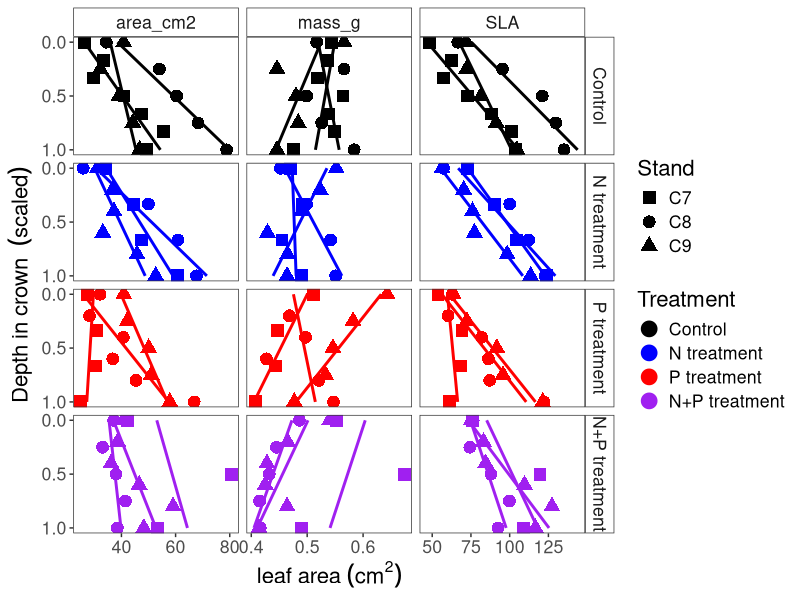
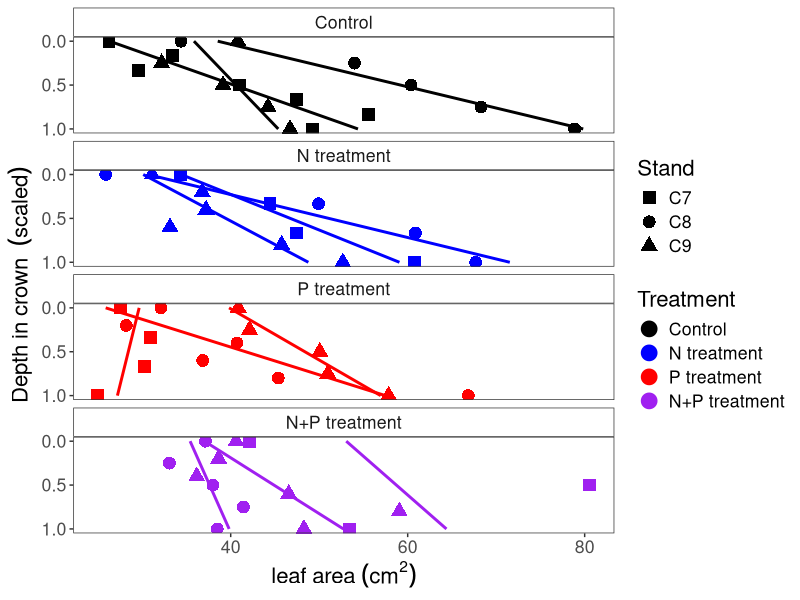
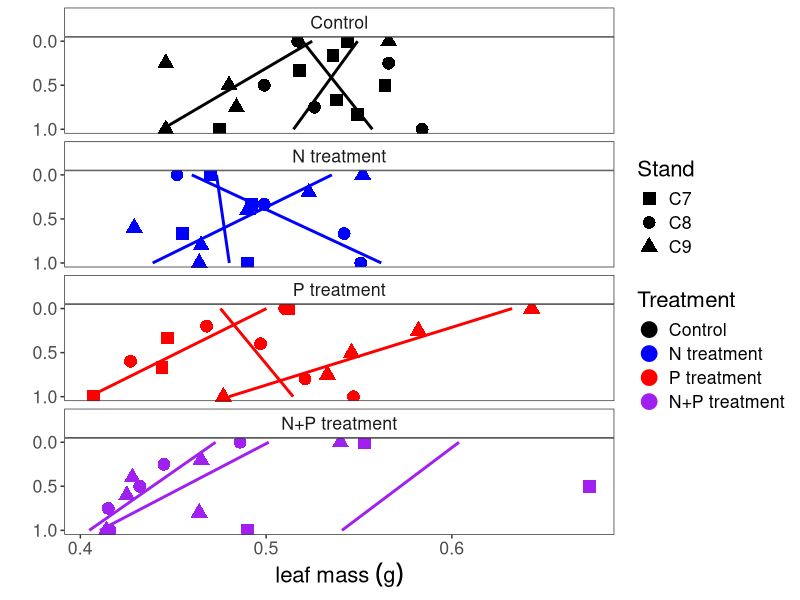
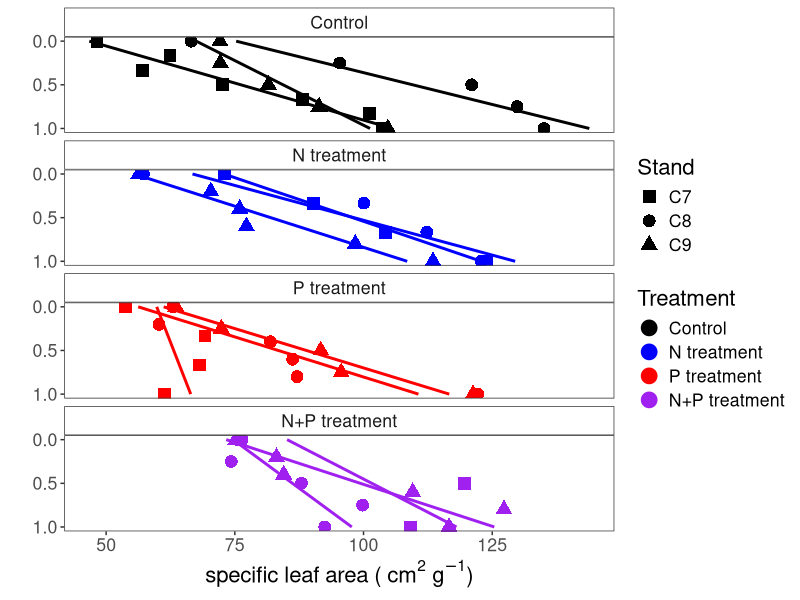
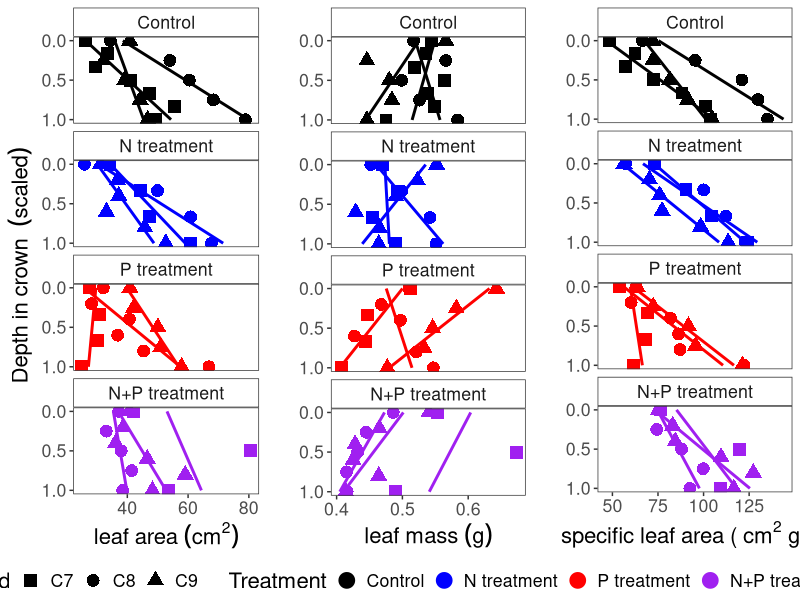
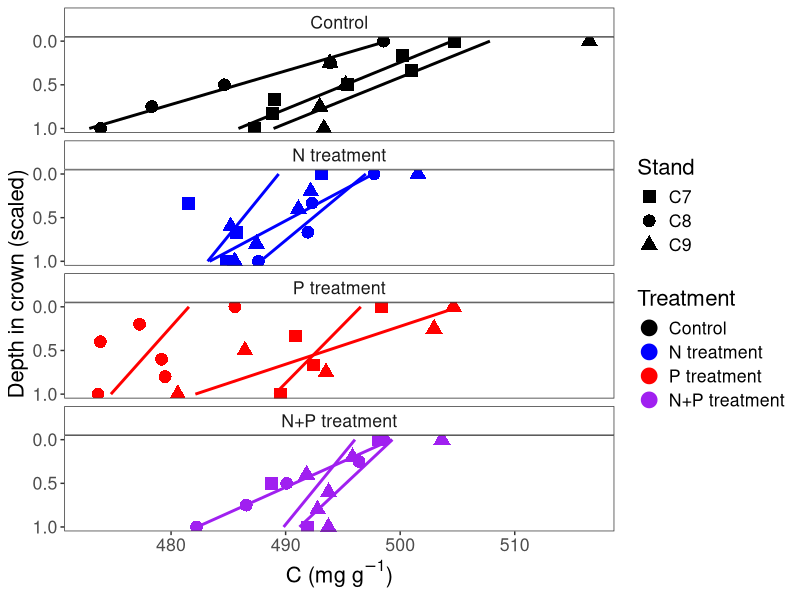
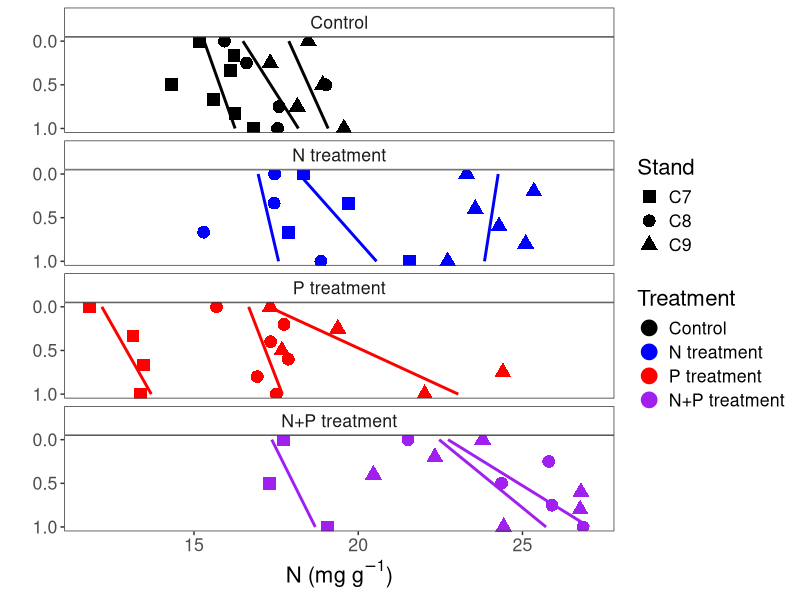
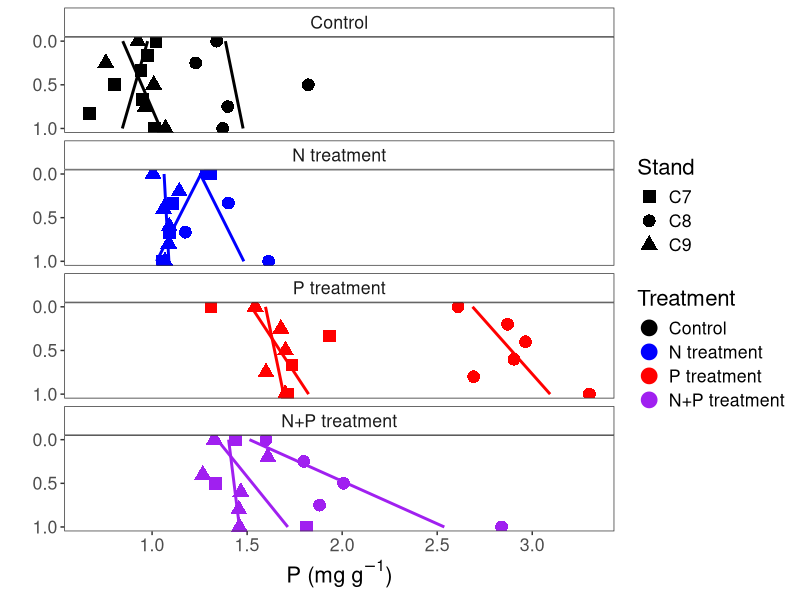

Write the R code that produced these figures, in order.

## R code for creating graphs in sugar maple crown N*P.
## Alex Young   5/14/2020
## alexyoung.116@gmail.com

library(ggplot2)
library(ggpubr)
library(tidyr)
library(patchwork)

samp<-read.csv("Data/MELNHE_SugarMapleCrownDepth.csv", header=T)


samp$Treatment <- factor(samp$trmt,levels=c("Control","N treatment","P treatment","N+P treatment"))
head(samp)
str(samp)


f1<-   samp[,c("scaled", "Stand","Tree_ID","Treatment","area_cm2","mass_g","SLA")]
f1<-gather(f1, "var","value",5:7)

head(f1)
ggplot(f1, aes(x=scaled, y=value, col=Treatment, shape=Stand, group=Tree_ID))+
  scale_color_manual(values=c("black","blue","red", "purple"))+
  scale_shape_manual(values=c(15,16,17))+ 
  geom_point(aes(group=Tree_ID), size=3, stroke=2)+
  geom_smooth(method="lm",size=1, se=F,show.legend = FALSE, aes(size=1.4))+
  labs(y = bquote('leaf area'~(cm^2)), x = bquote('Depth in crown '~(scaled)))+coord_flip()+
  facet_wrap(~Treatment, nrow=4,strip.position="top")+
  theme_bw()+theme(strip.background =element_rect(fill="white"))+theme(plot.title = element_text(hjust = 0.5))+  theme(text=element_text(size=16))+
  theme(panel.grid.major = element_blank(),panel.grid.minor = element_blank())+
  scale_x_reverse( lim=c(1,0), breaks=seq(0,1,.5))+facet_grid(Treatment~var, scales="free")


########################
# Figure 1!
f.area<-ggplot(samp, aes(x=scaled, y=area_cm2, col=Treatment, shape=Stand, group=Tree_ID))+
  scale_color_manual(values=c("black","blue","red", "purple"))+
  scale_shape_manual(values=c(15,16,17))+ 
  geom_point(aes(group=Tree_ID), size=3, stroke=2)+
  geom_smooth(method="lm",size=1, se=F,show.legend = FALSE, aes(size=1.4))+
  labs(y = bquote('leaf area'~(cm^2)), x = bquote('Depth in crown '~(scaled)))+coord_flip()+
  facet_wrap(~Treatment, nrow=4,strip.position="top")+
  theme_bw()+theme(strip.background =element_rect(fill="white"))+theme(plot.title = element_text(hjust = 0.5))+  theme(text=element_text(size=16))+
  theme(panel.grid.major = element_blank(),panel.grid.minor = element_blank())+
  scale_x_reverse( lim=c(1,0), breaks=seq(0,1,.5))
f.area

f.mass<-ggplot(samp, aes(x=scaled, y=mass_g, col=Treatment, shape=Stand, group=Tree_ID))+
  scale_color_manual(values=c("black","blue","red", "purple"))+
  scale_shape_manual(values=c(15,16,17))+ 
  geom_point(aes(group=Tree_ID), size=3, stroke=2)+
  geom_smooth(method="lm",size=1, se=F,show.legend = FALSE, aes(size=1.4))+
  labs(y = bquote('leaf mass'~(g)), x = bquote(''))+coord_flip()+
  facet_wrap(~Treatment, nrow=4,strip.position="top")+
  theme_bw()+theme(strip.background =element_rect(fill="white"))+theme(plot.title = element_text(hjust = 0.5))+  theme(text=element_text(size=16))+
  theme(panel.grid.major = element_blank(),panel.grid.minor = element_blank())+
  scale_x_reverse( lim=c(1,0), breaks=seq(0,1,.5)) 
f.mass

f.sla<-ggplot(samp, aes(x=scaled, y=SLA, col=Treatment, shape=Stand, group=Tree_ID))+
  scale_color_manual(values=c("black","blue","red", "purple"))+
  scale_shape_manual(values=c(15,16,17))+ 
  geom_point(aes(group=Tree_ID), size=3, stroke=2)+
  geom_smooth(method="lm",size=1, se=F,show.legend = FALSE, aes(size=1.4))+
  labs(y = bquote('specific leaf area ('~cm^2~g^-1*')'), x = bquote(''))+coord_flip()+
  facet_wrap(~Treatment, nrow=4,strip.position="top")+
  theme_bw()+theme(strip.background =element_rect(fill="white"))+theme(plot.title = element_text(hjust = 0.5))+  theme(text=element_text(size=16))+
  theme(panel.grid.major = element_blank(),panel.grid.minor = element_blank())+
  scale_x_reverse( lim=c(1,0), breaks=seq(0,1,.5))
f.sla

## FIGURE 1!
f1<-ggarrange(f.area, f.mass, f.sla, nrow=1, ncol=3, common.legend=T, legend="bottom")
f1



# For pdf.
dpi=300    #pixels per square inch
tiff("05_03_thesis_fig_2.tif", width=12*dpi, height=8*dpi, res=dpi)
f1
dev.off()



##  FIGURE 3!
f.C<-ggplot(samp, aes(x=scaled, y=C, col=Treatment, shape=Stand, group=Tree_ID))+
  scale_color_manual(values=c("black","blue","red", "purple"))+
  scale_shape_manual(values=c(15,16,17))+ 
  geom_point(aes(group=Tree_ID), size=3, stroke=2)+
  geom_smooth(method="lm",size=1, se=F,show.legend = FALSE, aes(size=1.4))+
  ylab("C (mg"~g^-1*")")+xlab("Depth in crown (scaled)")+coord_flip()+
  facet_wrap(~Treatment, nrow=4,strip.position="top")+
  theme_bw()+theme(strip.background =element_rect(fill="white"))+theme(plot.title = element_text(hjust = 0.5))+  theme(text=element_text(size=16))+
  theme(panel.grid.major = element_blank(),panel.grid.minor = element_blank())+
  scale_x_reverse( lim=c(1,0), breaks=seq(0,1,.5))
f.C


f.N<-ggplot(samp, aes(x=scaled, y=N, col=Treatment, shape=Stand, group=Tree_ID))+
  scale_color_manual(values=c("black","blue","red", "purple"))+
  scale_shape_manual(values=c(15,16,17))+ 
  geom_point(aes(group=Tree_ID), size=3, stroke=2)+
  geom_smooth(method="lm",size=1, se=F,show.legend = FALSE, aes(size=1.4))+
  ylab("N (mg"~g^-1*")")+xlab("")+coord_flip()+
  facet_wrap(~Treatment, nrow=4,strip.position="top")+
  theme_bw()+theme(strip.background =element_rect(fill="white"))+theme(plot.title = element_text(hjust = 0.5))+  theme(text=element_text(size=16))+
  theme(panel.grid.major = element_blank(),panel.grid.minor = element_blank())+
  scale_x_reverse( lim=c(1,0), breaks=seq(0,1,.5))
f.N

f.P<-ggplot(samp, aes(x=scaled, y=P, col=Treatment, shape=Stand, group=Tree_ID))+
  scale_color_manual(values=c("black","blue","red", "purple"))+
  scale_shape_manual(values=c(15,16,17))+ 
  geom_point(aes(group=Tree_ID), size=3, stroke=2)+
  geom_smooth(method="lm",size=1, se=F,show.legend = FALSE, aes(size=1.4))+
  ylab("P (mg"~g^-1*")")+xlab("")+coord_flip()+
  facet_wrap(~Treatment, nrow=4,strip.position="top")+
  theme_bw()+theme(strip.background =element_rect(fill="white"))+theme(plot.title = element_text(hjust = 0.5))+  theme(text=element_text(size=16))+
  theme(panel.grid.major = element_blank(),panel.grid.minor = element_blank())+
  scale_x_reverse( lim=c(1,0), breaks=seq(0,1,.5))
f.P

f.NP<-ggplot(samp, aes(x=scaled, y=N_P, col=Treatment, shape=Stand, group=Tree_ID))+
  scale_color_manual(values=c("black","blue","red", "purple"))+
  scale_shape_manual(values=c(15,16,17))+ 
  geom_point(aes(group=Tree_ID), size=3, stroke=2)+
  geom_smooth(method="lm",size=1, se=F,show.legend = FALSE, aes(size=1.4))+
  ylab("N:P ratio")+xlab("")+coord_flip()+
  facet_wrap(~Treatment, nrow=4,strip.position="top")+
  theme_bw()+theme(strip.background =element_rect(fill="white"))+theme(plot.title = element_text(hjust = 0.5))+  theme(text=element_text(size=16))+
  theme(panel.grid.major = element_blank(),panel.grid.minor = element_blank())+
  scale_x_reverse( lim=c(1,0), breaks=seq(0,1,.5))
f.NP

# Figure 3!
f3<-ggarrange(f.C, f.N, f.P,f.NP , nrow=1, ncol=4, common.legend = T, legend="bottom")
f3

# For pdf
dpi=300    #pixels per square inch
tiff("05_03_thesis_fig_3.tif", width=12*dpi, height=8*dpi, res=dpi)
f3
dev.off()


## Figure 4!
f.ca<-ggplot(samp, aes(x=scaled, y=Ca, col=Treatment, shape=Stand, group=Tree_ID))+
  scale_color_manual(values=c("black","blue","red", "purple"))+
  scale_shape_manual(values=c(15,16,17))+ 
  geom_point(aes(group=Tree_ID), size=3, stroke=2)+
  geom_smooth(method="lm",size=1, se=F,show.legend = FALSE, aes(size=1.4))+
  ylab("Ca (mg"~g^-1*")")+xlab("Depth in crown (scaled)")+coord_flip()+
  facet_wrap(~Treatment, nrow=4,strip.position="top")+#geom_hline(yintercept=5.5, linetype="dashed", size=2)+
  theme_bw()+theme(strip.background =element_rect(fill="white"))+theme(plot.title = element_text(hjust = 0.5))+  theme(text=element_text(size=16))+
  theme(panel.grid.major = element_blank(),panel.grid.minor = element_blank())+
  scale_x_reverse( lim=c(1,0), breaks=seq(0,1,.5))
f.ca

f.mg<-ggplot(samp, aes(x=scaled, y=Mg, col=Treatment, shape=Stand, group=Tree_ID))+
  scale_color_manual(values=c("black","blue","red", "purple"))+
  scale_shape_manual(values=c(15,16,17))+ 
  geom_point(aes(group=Tree_ID), size=3, stroke=2)+
  geom_smooth(method="lm",size=1, se=F,show.legend = FALSE, aes(size=1.4))+
  ylab("Mg (mg"~g^-1*")")+xlab("")+coord_flip()+
  facet_wrap(~Treatment, nrow=4,strip.position="top")+
  theme_bw()+theme(strip.background =element_rect(fill="white"))+theme(plot.title = element_text(hjust = 0.5))+  theme(text=element_text(size=16))+
  theme(panel.grid.major = element_blank(),panel.grid.minor = element_blank())+
  scale_x_reverse( lim=c(1,0), breaks=seq(0,1,.5))
f.mg

ggarrange(f.C, f.mg, common.legend=T, legend="bottom")

f.mn<-ggplot(samp, aes(x=scaled, y=Mn, col=Treatment, shape=Stand, group=Tree_ID))+
  scale_color_manual(values=c("black","blue","red", "purple"))+
  scale_shape_manual(values=c(15,16,17))+ 
  geom_point(aes(group=Tree_ID), size=3, stroke=2)+
  geom_smooth(method="lm",size=1, se=F,show.legend = FALSE, aes(size=1.4))+
  ylab("Mn (mg"~g^-1*")")+xlab("")+coord_flip()+
  facet_wrap(~Treatment, nrow=4,strip.position="top")+
  theme_bw()+theme(strip.background =element_rect(fill="white"))+theme(plot.title = element_text(hjust = 0.5))+  theme(text=element_text(size=16))+
  theme(panel.grid.major = element_blank(),panel.grid.minor = element_blank())+
  scale_x_reverse( lim=c(1,0), breaks=seq(0,1,.5))
f.mn

f.al<-ggplot(samp, aes(x=scaled, y=Al, col=Treatment, shape=Stand, group=Tree_ID))+
  scale_color_manual(values=c("black","blue","red", "purple"))+
  scale_shape_manual(values=c(15,16,17))+ 
  geom_point(aes(group=Tree_ID), size=3, stroke=2)+
  geom_smooth(method="lm",size=1, se=F,show.legend = FALSE, aes(size=1.4))+
  ylab("Al (mg"~g^-1*")")+xlab("")+coord_flip()+
  facet_wrap(~Treatment, nrow=4,strip.position="top")+
  theme_bw()+theme(strip.background =element_rect(fill="white"))+theme(plot.title = element_text(hjust = 0.5))+  theme(text=element_text(size=16))+
  theme(panel.grid.major = element_blank(),panel.grid.minor = element_blank())+
  scale_x_reverse( lim=c(1,0), breaks=seq(0,1,.5))
f.al



f.b<-ggplot(samp, aes(x=scaled, y=B, col=Treatment, shape=Stand, group=Tree_ID))+
  scale_color_manual(values=c("black","blue","red", "purple"))+
  scale_shape_manual(values=c(15,16,17))+ 
  geom_point(aes(group=Tree_ID), size=3, stroke=2)+
  geom_smooth(method="lm",size=1, se=F,show.legend = FALSE, aes(size=1.4))+
  ylab("B (mg"~g^-1*")")+xlab("")+coord_flip()+
  facet_wrap(~Treatment, nrow=4,strip.position="top")+
  theme_bw()+theme(strip.background =element_rect(fill="white"))+theme(plot.title = element_text(hjust = 0.5))+  theme(text=element_text(size=16))+
  theme(panel.grid.major = element_blank(),panel.grid.minor = element_blank())+
  scale_x_reverse( lim=c(1,0), breaks=seq(0,1,.5))
f.b

f.zn<-ggplot(samp, aes(x=scaled, y=Zn, col=Treatment, shape=Stand, group=Tree_ID))+
  scale_color_manual(values=c("black","blue","red", "purple"))+
  scale_shape_manual(values=c(15,16,17))+ 
  geom_point(aes(group=Tree_ID), size=3, stroke=2)+
  geom_smooth(method="lm",size=1, se=F,show.legend = FALSE, aes(size=1.4))+
  ylab("Zn (mg"~g^-1*")")+xlab("")+coord_flip()+
  facet_wrap(~Treatment, nrow=4,strip.position="top")+
  theme_bw()+theme(strip.background =element_rect(fill="white"))+theme(plot.title = element_text(hjust = 0.5))+  theme(text=element_text(size=16))+
  theme(panel.grid.major = element_blank(),panel.grid.minor = element_blank())+
  scale_x_reverse( lim=c(1,0), breaks=seq(0,1,.5))
f.zn

# Figure 4!
f4<-ggarrange(f.ca, f.mg, f.mn, f.al, f.b, f.zn, nrow=1, ncol=6, common.legend = T, legend="bottom")
f4

dpi=300    #pixels per square inch
tiff("05_03_thesis_fig_4.tif", width=12*dpi, height=8*dpi, res=dpi)
f4
dev.off()


# FIGURE 5 BELOW!


f.chl<-ggplot(samp, aes(x=scaled, y=total_chl, col=Treatment, shape=Stand, group=Tree_ID))+
  scale_color_manual(values=c("black","blue","red", "purple"))+
  scale_shape_manual(values=c(15,16,17))+ 
  geom_point(aes(group=Tree_ID), size=3, stroke=2)+
  geom_smooth(method="lm",size=1, se=F,show.legend = FALSE, aes(size=1.4))+
  ylab("chlorophyll (mg"~g^-1*" FW)")+xlab("Depth in crown (scaled)")+coord_flip()+
  facet_wrap(~Treatment, nrow=4,strip.position="top")+
  theme_bw()+theme(strip.background =element_rect(fill="white"))+theme(plot.title = element_text(hjust = 0.5))+  theme(text=element_text(size=16))+
  theme(panel.grid.major = element_blank(),panel.grid.minor = element_blank())+
  scale_x_reverse( lim=c(1,0), breaks=seq(0,1,.5))
f.chl

f.chl.r<-ggplot(samp, aes(x=scaled, y=Chl_R, col=Treatment, shape=Stand, group=Tree_ID))+
  scale_color_manual(values=c("black","blue","red", "purple"))+
  scale_shape_manual(values=c(15,16,17))+ 
  geom_point(aes(group=Tree_ID), size=3, stroke=2)+
  geom_smooth(method="lm",size=1, se=F,show.legend = FALSE, aes(size=1.4))+
  ylab("chlorophyll a:b")+xlab("")+coord_flip()+
  facet_wrap(~Treatment, nrow=4,strip.position="top")+
  theme_bw()+theme(strip.background =element_rect(fill="white"))+theme(plot.title = element_text(hjust = 0.5))+  theme(text=element_text(size=16))+
  theme(panel.grid.major = element_blank(),panel.grid.minor = element_blank())+
  scale_x_reverse( lim=c(1,0), breaks=seq(0,1,.5))
f.chl.r

f.carot<-ggplot(samp, aes(x=scaled, y=carot, col=Treatment, shape=Stand, group=Tree_ID))+
  scale_color_manual(values=c("black","blue","red", "purple"))+
  scale_shape_manual(values=c(15,16,17))+ 
  geom_point(aes(group=Tree_ID), size=3, stroke=2)+
  geom_smooth(method="lm",size=1, se=F,show.legend = FALSE, aes(size=1.4))+
  ylab("carotenoids (mg"~g^-1*" FW)")+xlab("")+coord_flip()+
  facet_wrap(~Treatment, nrow=4,strip.position="top")+
  theme_bw()+theme(strip.background =element_rect(fill="white"))+theme(plot.title = element_text(hjust = 0.5))+  theme(text=element_text(size=16))+
  theme(panel.grid.major = element_blank(),panel.grid.minor = element_blank())+
  scale_x_reverse( lim=c(1,0), breaks=seq(0,1,.5))
f.carot



# Figure 5!
f5<-ggarrange(f.chl,f.carot,f.chl.r, nrow=1, ncol=3, common.legend=T, legend="bottom")
f5

# for pdf.
dpi=300    #pixels per square inch
tiff("05_03_thesis_fig_5.tif", width=12*dpi, height=8*dpi, res=dpi)
f5
dev.off()


## Figure 6! amino acids
f.glu<-ggplot(samp, aes(x=scaled, y=Glu, col=Treatment, shape=Stand, group=Tree_ID))+
  scale_color_manual(values=c("black","blue","red", "purple"))+
  scale_shape_manual(values=c(15,16,17))+ 
  geom_point(aes(group=Tree_ID), size=3, stroke=2)+
  geom_smooth(method="lm",size=1, se=F,show.legend = FALSE, aes(size=1.4))+
  ylab("glutamic acid (nmol"~g^-1*" FW)")+xlab("")+coord_flip()+
  facet_wrap(~Treatment, nrow=4,strip.position="top")+
  theme_bw()+theme(strip.background =element_rect(fill="white"))+theme(plot.title = element_text(hjust = 0.5))+  theme(text=element_text(size=16))+
  theme(panel.grid.major = element_blank(),panel.grid.minor = element_blank())+
  scale_x_reverse( lim=c(1,0), breaks=seq(0,1,.5))
f.glu

f.ala<-ggplot(samp, aes(x=scaled, y=Ala, col=Treatment, shape=Stand, group=Tree_ID))+
  scale_color_manual(values=c("black","blue","red", "purple"))+
  scale_shape_manual(values=c(15,16,17))+ 
  geom_point(aes(group=Tree_ID), size=3, stroke=2)+
  geom_smooth(method="lm",size=1, se=F,show.legend = FALSE, aes(size=1.4))+
  ylab("alanine (nmol"~g^-1*" FW)")+xlab("Depth in crown (scaled)")+coord_flip()+
  facet_wrap(~Treatment, nrow=4,strip.position="top")+
  theme_bw()+theme(strip.background =element_rect(fill="white"))+theme(plot.title = element_text(hjust = 0.5))+  theme(text=element_text(size=16))+
  theme(panel.grid.major = element_blank(),panel.grid.minor = element_blank())+
  scale_x_reverse( lim=c(1,0), breaks=seq(0,1,.5))
f.ala

f.gaba<-ggplot(samp, aes(x=scaled, y=GABA, col=Treatment, shape=Stand, group=Tree_ID))+
  scale_color_manual(values=c("black","blue","red", "purple"))+
  scale_shape_manual(values=c(15,16,17))+ 
  geom_point(aes(group=Tree_ID), size=3, stroke=2)+
  geom_smooth(method="lm",size=1, se=F,show.legend = FALSE, aes(size=1.4))+
  ylab("GABA (nmol"~g^-1*" FW)")+xlab("")+coord_flip()+
  facet_wrap(~Treatment, nrow=4,strip.position="top")+
  theme_bw()+theme(strip.background =element_rect(fill="white"))+theme(plot.title = element_text(hjust = 0.5))+  theme(text=element_text(size=16))+
  theme(panel.grid.major = element_blank(),panel.grid.minor = element_blank())+
  scale_x_reverse( lim=c(1,0), breaks=seq(0,1,.5))
f.gaba

f.val<-ggplot(samp, aes(x=scaled, y=Val, col=Treatment, shape=Stand, group=Tree_ID))+
  scale_color_manual(values=c("black","blue","red", "purple"))+
  scale_shape_manual(values=c(15,16,17))+ 
  geom_point(aes(group=Tree_ID), size=3, stroke=2)+
  geom_smooth(method="lm",size=1, se=F,show.legend = FALSE, aes(size=1.4))+
  ylab("valine (nmol"~g^-1*" FW)")+xlab("")+coord_flip()+
  facet_wrap(~Treatment, nrow=4,strip.position="top")+
  theme_bw()+theme(strip.background =element_rect(fill="white"))+theme(plot.title = element_text(hjust = 0.5))+  theme(text=element_text(size=16))+
  theme(panel.grid.major = element_blank(),panel.grid.minor = element_blank())+
  scale_x_reverse( lim=c(1,0), breaks=seq(0,1,.5))
f.val


f.pro<-ggplot(samp, aes(x=scaled, y=protein, col=Treatment, shape=Stand, group=Tree_ID))+
  scale_color_manual(values=c("black","blue","red", "purple"))+
  scale_shape_manual(values=c(15,16,17))+ 
  geom_point(aes(group=Tree_ID), size=3, stroke=2)+
  geom_smooth(method="lm",size=1, se=F,show.legend = FALSE, aes(size=1.4))+
  labs(y = bquote("soluble protein (mg"~g^-1*" FW)"), x = "")+coord_flip()+
  facet_wrap(~Treatment, nrow=4,strip.position="top")+
  theme_bw()+theme(strip.background =element_rect(fill="white"))+theme(plot.title = element_text(hjust = 0.5))+  theme(text=element_text(size=16))+
  theme(panel.grid.major = element_blank(),panel.grid.minor = element_blank())+
  scale_x_reverse( lim=c(1,0), breaks=seq(0,1,.5))
f.pro


f6<-ggarrange(f.ala, f.glu, f.val, f.gaba, f.pro, nrow=1, ncol=5, common.legend=T, legend="bottom")
f6


## FIGURE 6! pdf.
dpi=300    #pixels per square inch
tiff("05_03_thesis_fig_6.tif", width=12*dpi, height=8*dpi, res=dpi)
f6
dev.off()



# Figure 7! Polyamines

f.put<-ggplot(samp, aes(x=scaled, y=Put, col=Treatment, shape=Stand, group=Tree_ID))+
  scale_color_manual(values=c("black","blue","red", "purple"))+
  scale_shape_manual(values=c(15,16,17))+ 
  geom_point(aes(group=Tree_ID), size=3, stroke=2)+
  geom_smooth(method="lm",size=1, se=F,show.legend = FALSE, aes(size=1.4))+
  ylab("putrescine (nmol"~g^-1*" FW)")+xlab("Depth in crown (scaled)")+coord_flip()+
  facet_wrap(~Treatment, nrow=4,strip.position="top")+
  theme_bw()+theme(strip.background =element_rect(fill="white"))+theme(plot.title = element_text(hjust = 0.5))+  theme(text=element_text(size=16))+
  theme(panel.grid.major = element_blank(),panel.grid.minor = element_blank())+
  scale_x_reverse( lim=c(1,0), breaks=seq(0,1,.5))
f.put

f.spd<-ggplot(samp, aes(x=scaled, y=Spd, col=Treatment, shape=Stand, group=Tree_ID))+
  scale_color_manual(values=c("black","blue","red", "purple"))+
  scale_shape_manual(values=c(15,16,17))+ 
  geom_point(aes(group=Tree_ID), size=3, stroke=2)+
  geom_smooth(method="lm",size=1, se=F,show.legend = FALSE, aes(size=1.4))+
  ylab("spermidine (nmol"~g^-1*" FW)")+xlab("")+coord_flip()+
  facet_wrap(~Treatment, nrow=4,strip.position="top")+
  theme_bw()+theme(strip.background =element_rect(fill="white"))+theme(plot.title = element_text(hjust = 0.5))+  theme(text=element_text(size=16))+
  theme(panel.grid.major = element_blank(),panel.grid.minor = element_blank())+
  scale_x_reverse( lim=c(1,0), breaks=seq(0,1,.5))
f.spd

f.spm<-ggplot(samp, aes(x=scaled, y=Spm, col=Treatment, shape=Stand, group=Tree_ID))+
  scale_color_manual(values=c("black","blue","red", "purple"))+
  scale_shape_manual(values=c(15,16,17))+ 
  geom_point(aes(group=Tree_ID), size=3, stroke=2)+
  geom_smooth(method="lm",size=1, se=F,show.legend = FALSE, aes(size=1.4))+
  ylab("spermine (nmol"~g^-1*" FW)")+xlab("")+coord_flip()+
  facet_wrap(~Treatment, nrow=4,strip.position="top")+
  theme_bw()+theme(strip.background =element_rect(fill="white"))+theme(plot.title = element_text(hjust = 0.5))+  theme(text=element_text(size=16))+
  theme(panel.grid.major = element_blank(),panel.grid.minor = element_blank())+
  scale_x_reverse( lim=c(1,0), breaks=seq(0,1,.5))
f.spm

f7<-ggarrange(f.put, f.spd, f.spm, nrow=1, ncol=3, common.legend=T, legend="bottom")
f7

## FIGURE 7!
# for pdf.
dpi=300
tiff("05_03_thesis_fig_7.tif", width=12*dpi, height=8*dpi, res=dpi)
f7

dev.off()
